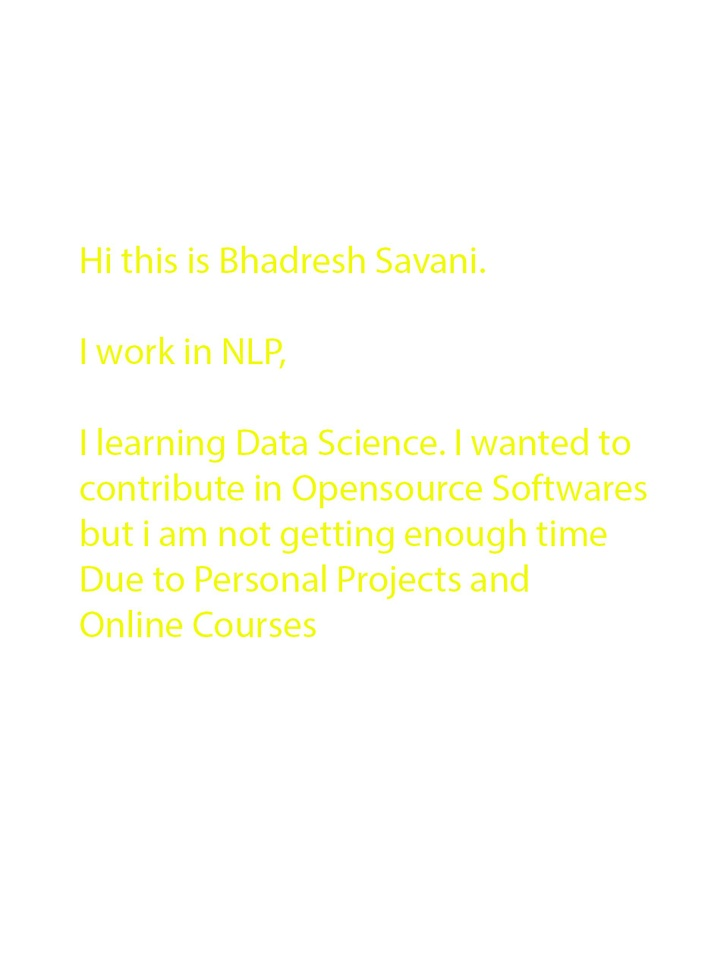
#> input picture Images/yellow_text.jpg, 727 x 971 px, shrunk from 958 x 1280 before the run, found by its file name
$ jupyter execute --allow-errors OCRusingTesseractWithYellowText.ipynb   (shell and % lines are left out)
#> lines starting #> are read from the running program, lines starting #| are printed output that depends on the picture; after the words box and inside, x2 and y2 are one past the last pixel; in counts of white or black regions, pixels touching at a corner belong together
<a href="https://colab.research.google.com/github/bhadreshpsavani/OCR_using_TesseatactLib_Project/blob/master/OCRusingTesseractWithYellowText.ipynb" target="_parent"></a>

## Import

[cell 1]
import pytesseract
import shutil
import os
import random
import cv2
from google.colab.patches import cv2_imshow
try:
    from PIL import Image
except ImportError:
    import Image

## Open Image:

[cell 2]
from google.colab import files

uploaded = files.upload()
#> the answer given: yellow_text.jpg

#> (a cell that did not finish here is left out)

#> (a cell that did not finish here is left out)

## Lets Do Some Img Preprocessing

[cell 5]
originalImage = cv2.imread('yellow_text.jpg')

[cell 6]
grayImage = cv2.cvtColor(originalImage, cv2.COLOR_BGR2GRAY)
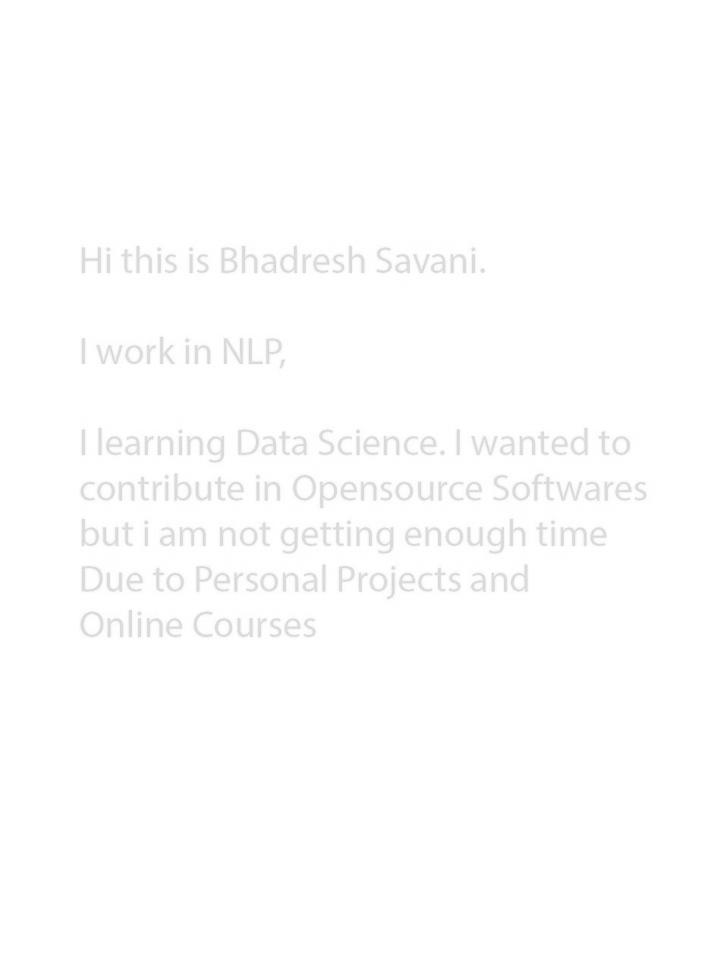
#> grayImage: shape (971, 727); min 210, max 255, mean 253.7

[cell 7]
cv2_imshow(originalImage)

[cell 8]
cv2_imshow(grayImage)

## Lets Try Thresholding and get Blacka and White Image

[cell 9]
(thresh, blackAndWhiteImage) = cv2.threshold(grayImage, 230, 255, cv2.THRESH_BINARY)
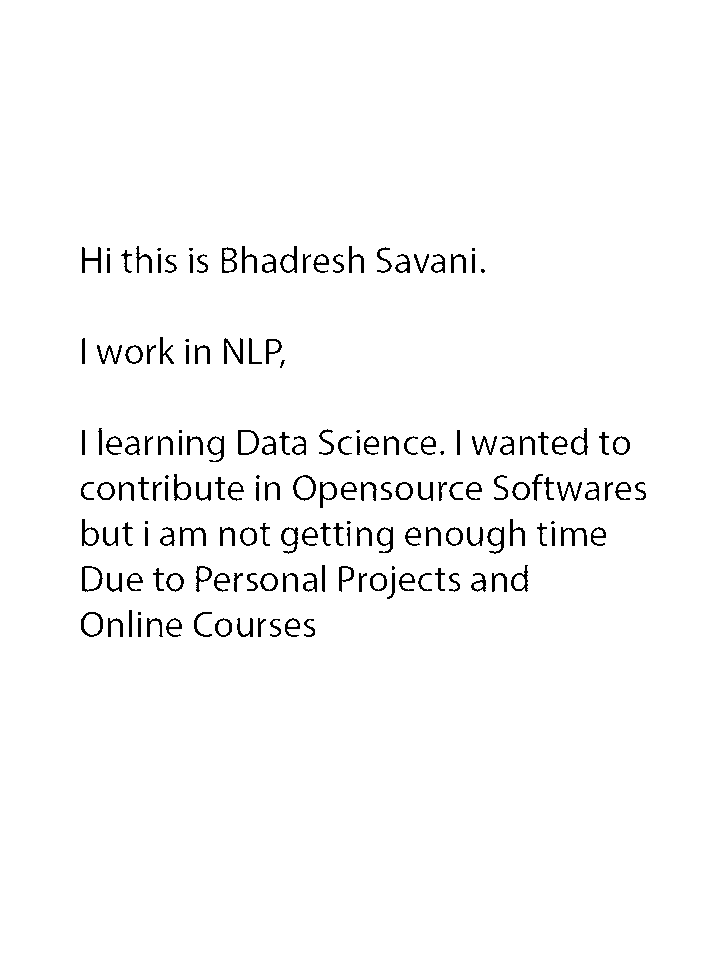
#> blackAndWhiteImage: shape (971, 727); 97.6% white; black in thin lines or dots, all inside (x1, y1, x2, y2) = (81, 246, 646, 637)
cv2_imshow(blackAndWhiteImage)
print(thresh)
